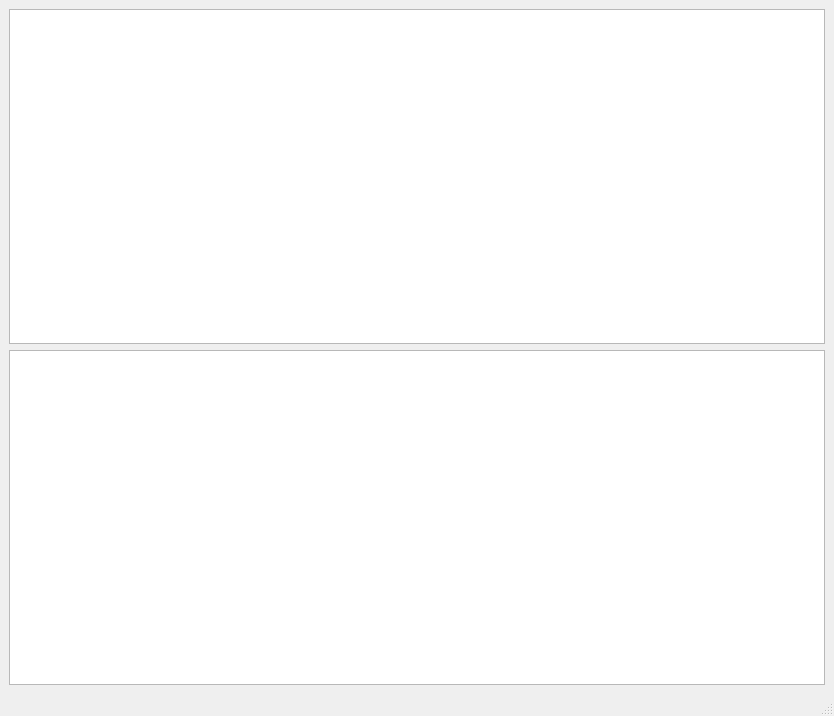
<?xml version="1.0" encoding="UTF-8"?>
<ui version="4.0">
 <class>MainWindow</class>
 <widget class="QMainWindow" name="MainWindow">
  <property name="geometry">
   <rect>
    <x>0</x>
    <y>0</y>
    <width>834</width>
    <height>716</height>
   </rect>
  </property>
  <property name="windowTitle">
   <string>MainWindow</string>
  </property>
  <widget class="QWidget" name="centralwidget">
   <layout class="QGridLayout" name="gridLayout">
    <item row="0" column="0">
     <widget class="QTableWidget" name="tableWidget"/>
    </item>

    <item row="1" column="0">
     <widget class="QTableWidget" name="schemaTableWidget"/>
    </item>
   
   </layout>
  </widget>
  <widget class="QMenuBar" name="menubar">
   <property name="geometry">
    <rect>
     <x>0</x>
     <y>0</y>
     <width>834</width>
     <height>22</height>
    </rect>
   </property>
  </widget>
  <widget class="QStatusBar" name="statusbar"/>
 </widget>
 <resources/>
 <connections/>
</ui>
